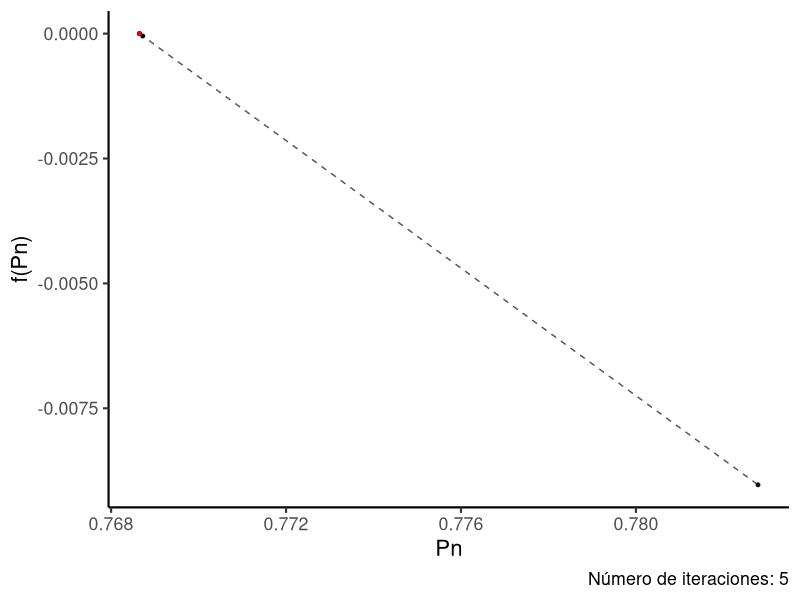

The R source for this figure:
# Intro ----
# Código para método de Newton-Raphson
# Estudiante: Ayerim Cinai Montelongo Cano
# 30 de Septiembre de 2021

# Usa TOL = 1 × 10−10, y para cada uno de los ejercicios elabora una tabla donde muestres el número de n, pn, f(pn). Al final, el programa debe indicar claramente el valor de la raíz.

# Funciones

# install.packages('Deriv')

library(Deriv)

options(digits = 5)

df <- list() 

raiz <- function(Po, TOL = 1E-10, N = 100) {
  
  n = 1
  
  # Función Newton - Raphson
  # Para la 1er iteración
  
  fd <- Deriv(f, 'x')
  
  Pn = Po - (f(Po) / fd(Po))
  
  df[[n]] <- data.frame(n, Pn, fp = f(Pn)) #almacenar en tabla
  
  # Iteraciones subsecuentes
  
  while(n < N) {
    
    n = n + 1
    
    if(abs(Po - Pn) >= TOL) {
      
      Po <- Pn
    
      Pn = Po - (f(Po) / fd(Po))
      
      df[[n]] <- data.frame(n, Pn, fp = f(Pn))
      
    } else {
      
      df <- do.call(rbind, df) # rbind combina filas y columnas de una lista
      
      Pn <- df[nrow(df), 2] # Ir al ultimo valor de la fila y devolver el valor de la columna 2
      
      cat('\nLa funcion tiene una raiz en', Pn, '\n')
      
      return(df)
      
      # stop()
    }

  }

}

pi = 3.1415926535897932

# Método de Newton-Raphson
#Mediante el método de Newton-Raphson, encuentra la raíz de:

# Ejercicio 1 ----

f <- function(x) {tan(pi*x) - 6}

Po = 0.23

raiz(Po) -> tbl1

# Ejercicio 2 ----

f <- function(x) {cos(x) - x}

Po = pi / 4

raiz(Po)  -> tbl2

# Ejercicio 3 ----

f <- function(x) {sin(sqrt(x)) - x}

Po = 1

raiz(Po) -> tbl3


# plots ---

library(tidyverse)

tbl <- tbl3

caption <- paste0('Número de iteraciones: ', 
                  nrow(tbl))

tbl %>%
  mutate(col = ifelse(n == nrow(tbl), 
                      'red','black')) %>%
  ggplot(aes(Pn,fp)) +
  geom_line(linetype = 'dashed', color = 'grey33') +
  geom_point(size = 1, alpha = 0.9,
             aes(color = col)) +
  # scale_y_continuous(limits = c(-6,0)) +
  scale_color_manual(values = c('black','red')) +
  theme_classic(base_size = 16) +
  theme(legend.position = 'none') +
  labs(y = 'f(Pn)', 
       caption = caption)
